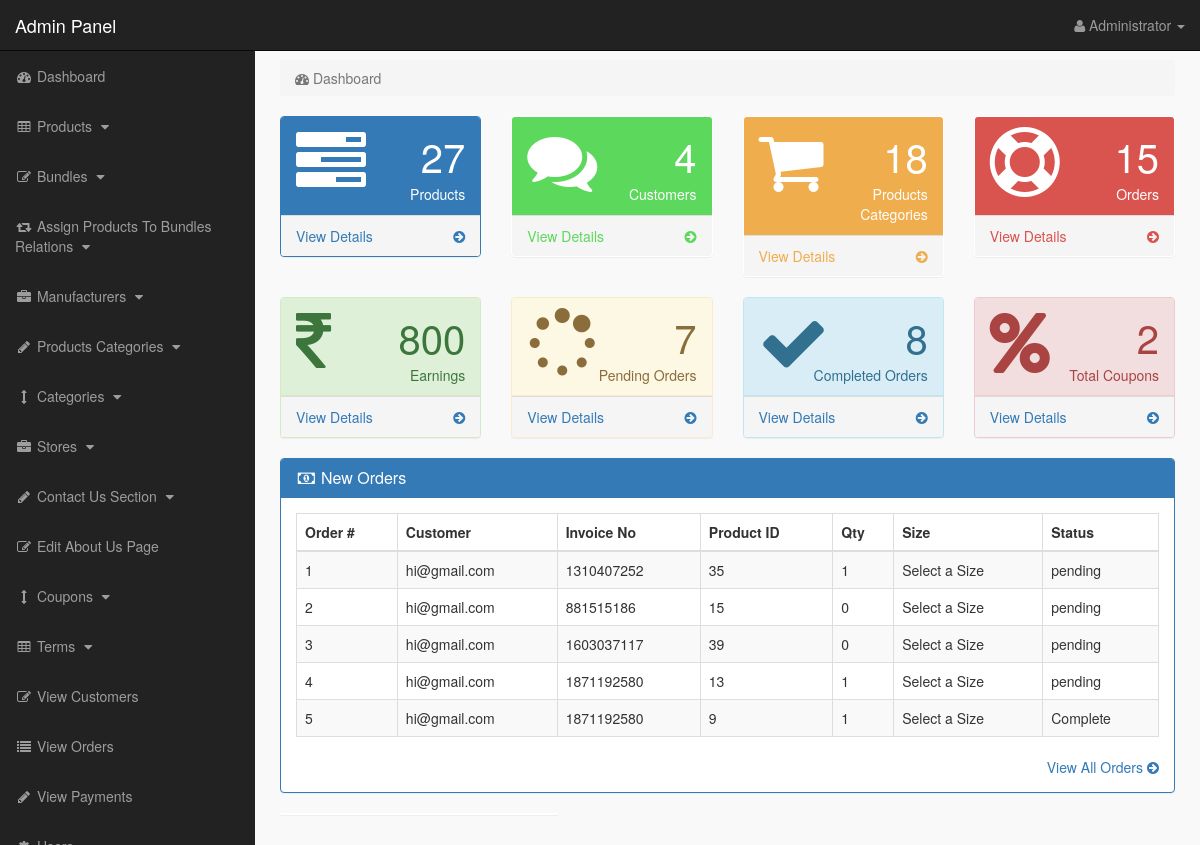
The page /admin_area/index.php?dashboard (signed in) on the database its author committed.
### tables this page shows
CREATE TABLE `pending_orders` (
  `order_id` int(10) NOT NULL,
  `customer_id` int(10) NOT NULL,
  `invoice_no` int(10) NOT NULL,
  `product_id` text NOT NULL,
  `qty` int(10) NOT NULL,
  `size` text NOT NULL,
  `order_status` text NOT NULL
);

CREATE TABLE `customers` (
  `customer_id` int(10) NOT NULL,
  `customer_name` varchar(255) NOT NULL,
  `customer_email` varchar(255) NOT NULL,
  `customer_pass` varchar(255) NOT NULL,
  `customer_country` text NOT NULL,
  `customer_city` text NOT NULL,
  `customer_contact` varchar(255) NOT NULL,
  `customer_address` text NOT NULL,
  `customer_image` text NOT NULL,
  `customer_ip` varchar(255) NOT NULL,
  `customer_confirm_code` text NOT NULL
);

### admin_area/dashboard.php (the view, shortened to what this page needs)
<?php
if(!isset($_SESSION['admin_email'])){
echo "<script>window.open('login.php','_self')</script>";
}
else {
?>
<div class="row">
<div class="col-lg-12">
<ol class="breadcrumb">
<li class="active">
<i class="fa fa-dashboard"></i> Dashboard
</li>
</ol>
</div>
</div>
<div class="row">
<div class="col-lg-3 col-md-6">
<div class="panel panel-primary">
<div class="panel-heading">
<div class="row">
<div class="col-xs-3">
<i class="fa fa-tasks fa-5x"> </i>
</div>
<div class="col-xs-9 text-right">
<div class="huge"> <?php echo $count_products; ?> </div>
<div>Products</div>
</div>
</div>
</div>
<a href="index.php?view_products">
<div class="panel-footer">
<span class="pull-left"> View Details </span>
<span class="pull-right"> <i class="fa fa-arrow-circle-right"></i> </span>
<div class="clearfix"></div>
</div>
</a>
</div>
</div>
<div class="col-lg-3 col-md-6">
<div class="panel panel-green">
<div class="panel-heading">
<div class="row">
<div class="col-xs-3">
<i class="fa fa-comments fa-5x"> </i>
</div>
<div class="col-xs-9 text-right">
<div class="huge"> <?php echo $count_customers; ?> </div>
<div>Customers</div>
</div>
</div>
</div>
<a href="index.php?view_customers">
<div class="panel-footer">
<span class="pull-left"> View Details </span>
<span class="pull-right"> <i class="fa fa-arrow-circle-right"></i> </span>
<div class="clearfix"></div>
</div>
</a>
</div>
</div>
<div class="col-lg-3 col-md-6">
<div class="panel panel-yellow">
<div class="panel-heading">
<div class="row">
<div class="col-xs-3">
<i class="fa fa-shopping-cart fa-5x"> </i>
</div>
<div class="col-xs-9 text-right">
<div class="huge"> <?php echo $count_p_categories; ?> </div>
<div>Products Categories</div>
</div>
</div>
</div>
<a href="index.php?view_p_cats">
<div class="panel-footer">
<span class="pull-left"> View Details </span>
<span class="pull-right"> <i class="fa fa-arrow-circle-right"></i> </span>
<div class="clearfix"></div>
</div>
</a>
</div>
</div>
<div class="col-lg-3 col-md-6">
<div class="panel panel-red">
<div class="panel-heading">
<div class="row">
<div class="col-xs-3">
<i class="fa fa-support fa-5x"> </i>
</div>
<div class="col-xs-9 text-right">
<div class="huge"> <?php echo $count_total_orders; ?> </div>
<div>Orders</div>
</div>
</div>
</div>
<a href="index.php?view_orders">
<div class="panel-footer">
<span class="pull-left"> View Details </span>
<span class="pull-right"> <i class="fa fa-arrow-circle-right"></i> </span>
<div class="clearfix"></div>
</div>
</a>
</div>
</div>
</div>
<div class="row">
    <div class="col-lg-3 col-md-6">
        <div class="panel panel-success">
        <div class="panel-heading">
        <div class="row">
        <div class="col-xs-3">
        <i class="fa fa-rupee fa-5x"> </i>
        </div>
        <div class="col-xs-9 text-right">
        <div class="huge"> <?php echo $count_total_earnings ?> </div>
        <div>Earnings</div>
        </div>
        </div>
        </div>
        <a href="index.php?view_orders">
        <div class="panel-footer">
        <span class="pull-left"> View Details </span>
        <span class="pull-right"> <i class="fa fa-arrow-circle-right"></i> </span>
        <div class="clearfix"></div>
        </div>
        </a>
        </div>
        </div>
        <div class="col-lg-3 col-md-6">
            <div class="panel panel-warning">
            <div class="panel-heading">
            <div class="row">
            <div class="col-xs-3">
            <i class="fa fa-spinner fa-5x"> </i>
            </div>
            <div class="col-xs-9 text-right">
            <div class="huge"> <?php echo $count_pending_orders ?> </div>
            <div>Pending Orders</div>
            </div>
            </div>
            </div>
            <a href="index.php?view_orders">
            <div class="panel-footer">
            <span class="pull-left"> View Details </span>
            <span class="pull-right"> <i class="fa fa-arrow-circle-right"></i> </span>
            <div class="clearfix"></div>
            </div>
            </a>
            </div>
            </div>
            <div class="col-lg-3 col-md-6">
                <div class="panel panel-info">
                <div class="panel-heading">
                <div class="row">
                <div class="col-xs-3">
                <i class="fa fa-check fa-5x"> </i>
                </div>
                <div class="col-xs-9 text-right">
                <div class="huge"> <?php echo $count_completed_orders ?> </div>
                <div>Completed Orders</div>
                </div>
                </div>
                </div>
                <a href="index.php?view_orders">
                <div class="panel-footer">
                <span class="pull-left"> View Details </span>
                <span class="pull-right"> <i class="fa fa-arrow-circle-right"></i> </span>
                <div class="clearfix"></div>
                </div>
                </a>
                </div>
                </div>
                <div class="col-lg-3 col-md-6">
                    <div class="panel panel-danger">
                    <div class="panel-heading">
                    <div class="row">
                    <div class="col-xs-3">
                    <i class="fa fa-percent fa-5x"> </i>
                    </div>
                    <div class="col-xs-9 text-right">
                    <div class="huge"> <?php echo $count_coupons; ?> </div>
                    <div>Total Coupons</div>
                    </div>
                    </div>
                    </div>
                    <a href="index.php?view_orders">
                    <div class="panel-footer">
                    <span class="pull-left"> View Details </span>
                    <span class="pull-right"> <i class="fa fa-arrow-circle-right"></i> </span>
                    <div class="clearfix"></div>
                    </div>
                    </a>
                    </div>
                    </div>
</div>
<div class="row" >
<div class="col-lg-12" >
<div class="panel panel-primary" >
<div class="panel-heading" >
<h3 class="panel-title" >
<i class="fa fa-money fa-fw" ></i> New Orders
</h3>
</div>
<div class="panel-body" >
<div class="table-responsive" >
<table class="table table-bordered table-hover table-striped" >
<thead>
<tr>
<th>Order #</th>
<th>Customer</th>
<th>Invoice No</th>
<th>Product ID</th>
<th>Qty</th>
<th>Size</th>
<th>Status</th>
</tr>
</thead>
<tbody>
<?php
$i = 0;
$get_order = "select * from pending_orders order by 1 DESC LIMIT 0,5";
$run_order = mysqli_query($con,$get_order);
while($row_order=mysqli_fetch_array($run_order)){
$c_id = $row_order['customer_id'];
$invoice_no = $row_order['invoice_no'];
$product_id = $row_order['product_id'];
$qty = $row_order['qty'];
$size = $row_order['size'];
$order_status = $row_order['order_status'];
$i++;
?>
<tr>
<td><?php echo $i; ?></td>
<td>
<?php
$get_customer = "select * from customers where customer_id='$c_id'";
$run_customer = mysqli_query($con,$get_customer);
$row_customer = mysqli_fetch_array($run_customer);
$customer_email = $row_customer['customer_email'];
echo $customer_email;
?>
</td>
<td><?php echo $invoice_no; ?></td>
<td><?php echo $product_id; ?></td>
<td><?php echo $qty; ?></td>
<td><?php echo $size; ?></td>
<td>
<?php
if($order_status=='pending'){
echo $order_status='pending';
}
else {
echo $order_status='Complete';
}
?>
</td>
</tr>
<?php } ?>
</tbody>
</table>
</div>
<div class="text-right" >
<a href="index.php?view_orders" >
View All Orders <i class="fa fa-arrow-circle-right" ></i>
</a>
</div>
</div>
</div>
</div>
<div class="col-md-4">
<div class="panel">
</div>
</div>
</div>
<?php } ?>

### admin_area/includes/sidebar.php (shortened to what this page needs)
<?php
if(!isset($_SESSION['admin_email'])){
echo "<script>window.open('login.php','_self')</script>";
}
else {
?>
<nav class="navbar navbar-inverse navbar-fixed-top" >
<div class="navbar-header" >
<a class="navbar-brand" href="index.php?dashboard" >Admin Panel</a>
</div>
<ul class="nav navbar-right top-nav" >
<li class="dropdown" >
<a href="#" class="dropdown-toggle" data-toggle="dropdown" >
<i class="fa fa-user" ></i>
<?php echo $admin_name; ?> <b class="caret" ></b>
</a>
</li>
</ul>
<div class="collapse navbar-collapse navbar-ex1-collapse">
<ul class="nav navbar-nav side-nav">
<li>
<a href="index.php?dashboard">
<i class="fa fa-fw fa-dashboard"></i> Dashboard
</a>
</li>
<li>
<a href="#" data-toggle="collapse" data-target="#products">
<i class="fa fa-fw fa-table"></i> Products
<i class="fa fa-fw fa-caret-down"></i>
</a>
</li>
<li>
<a href="#" data-toggle="collapse" data-target="#bundles">
<i class="fa fa-fw fa-edit"></i> Bundles
<i class="fa fa-fw fa-caret-down"></i>
</a>
</li>
<li>
<a href="#" data-toggle="collapse" data-target="#relations">
<i class="fa fa-fw fa-retweet"></i> Assign Products To Bundles Relations
<i class="fa fa-fw fa-caret-down"></i>
</a>
</li>
<li>
<a href="#" data-toggle="collapse" data-target="#manufacturers">
<i class="fa fa-fw fa-briefcase"></i> Manufacturers
<i class="fa fa-fw fa-caret-down"></i>
</a>
</li>
<li>
<a href="#" data-toggle="collapse" data-target="#p_cat">
<i class="fa fa-fw fa-pencil"></i> Products Categories
<i class="fa fa-fw fa-caret-down"></i>
</a>
</li>
<li>
<a href="#" data-toggle="collapse" data-target="#cat">
<i class="fa fa-fw fa-arrows-v"></i> Categories
<i class="fa fa-fw fa-caret-down"></i>
</a>
</li>
<li>
<a href="#" data-toggle="collapse" data-target="#store">
<i class="fa fa-fw fa-briefcase"></i> Stores
<i class="fa fa-fw fa-caret-down"></i>
</a>
</li>
<li>
<a href="#" data-toggle="collapse" data-target="#contact_us">
<i class="fa fa-fw fa-pencil"> </i> Contact Us Section
<i class="fa fa-fw fa-caret-down"></i>
</a>
</li>
<li>
<a href="index.php?edit_about_us">
<i class="fa fa-fw fa-edit"></i> Edit About Us Page
</a>
</li>
<li>
<a href="#" data-toggle="collapse" data-target="#coupons">
<i class="fa fa-fw fa-arrows-v"></i> Coupons
<i class="fa fa-fw fa-caret-down"></i>
</a>
</li>
<li>
<a href="#" data-toggle="collapse" data-target="#terms" >
<i class="fa fa-fw fa-table"></i> Terms
<i class="fa fa-fw fa-caret-down"></i>
</a>
</li>
<li>
<a href="index.php?view_customers">
<i class="fa fa-fw fa-edit"></i> View Customers
</a>
</li>
<li>
<a href="index.php?view_orders">
<i class="fa fa-fw fa-list"></i> View Orders
</a>
</li>
<li>
<a href="index.php?view_payments">
<i class="fa fa-fw fa-pencil"></i> View Payments
</a>
</li>
<li>
<a href="#" data-toggle="collapse" data-target="#users">
<i class="fa fa-fw fa-gear"></i> Users
<i class="fa fa-fw fa-caret-down"></i>
</a>
</li>
</ul>
</div>
</nav>
<?php } ?>

### admin_area/css/style.css (style rules this page uses)
body { margin-top:100px; }
@media (min-width: 768px) { body { margin-top:50px; } }
.top-nav { padding:0 15px; }
.top-nav>li { display:inline-block; float:left; }
.top-nav>li>a { padding-top:15px; padding-bottom:15px; line-height:20px; color:#999; }
@media (min-width: 768px) { .side-nav { position:fixed; top:51px; width:255px; border-radius:0; overflow-y:auto; background-color: #222; bottom:0; overflow-x:hidden; padding-bottom:40px; } }
@media (min-width: 768px) { .side-nav>li>a { width:255px; } }
.huge { font-size:40px; line-height:normal; }
.panel-green > .panel-heading { color:#fff; background-color:#5cd85c; }
.panel-green > a { color:#5cd85c; }
.panel-red > .panel-heading { color:#fff; background-color:#d9534f; }
.panel-red > a { color:#d9534f; }
.panel-yellow > .panel-heading { color:#fff; background-color:#f0ad4e; }
.panel-yellow > a { color:#f0ad4e; }
.panel-body { border-radius:5px; }

### rows shown on the page
pending_orders: customer.customer_email "hi@gmail.com", invoice_no "1310407252", product "35", qty "1", size "Select a Size"
pending_orders: customer.customer_email "hi@gmail.com", invoice_no "881515186", product "15", qty "0", size "Select a Size"
pending_orders: customer.customer_email "hi@gmail.com", invoice_no "1603037117", product "39", qty "0", size "Select a Size"
pending_orders: customer.customer_email "hi@gmail.com", invoice_no "1871192580", product "13", qty "1", size "Select a Size"
pending_orders: customer.customer_email "hi@gmail.com", invoice_no "1871192580", product "9", qty "1", size "Select a Size"

### other values the page prints
$admin_name "Administrator"
$count_products "27"
$count_customers "4"
$count_p_categories "18"
$count_total_orders "15"
$count_total_earnings "800"
$count_pending_orders "7"
$count_completed_orders "8"
$count_coupons "2"
